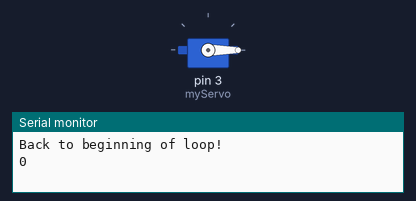
The sketch below on a simulated Arduino Uno, built with avr-gcc and run on an emulated ATmega328P. Parts: servo, the last lines printed to the serial monitor.

Above: at 0.05 s.
At 1.95 s:
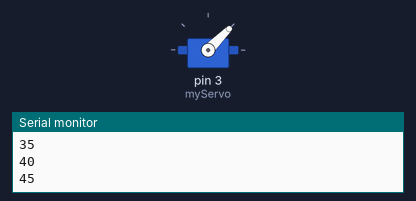
At 3.85 s:
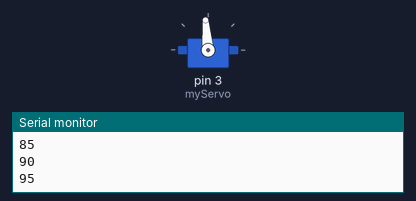
At 7.65 s:
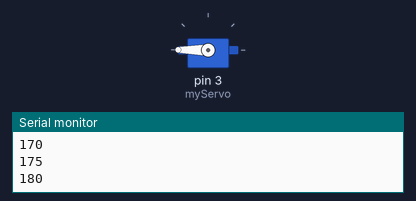
Timing chart, 0 to 10.0 s (numbered marks = the images above):
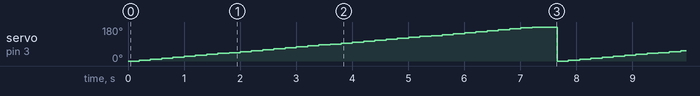

Measured:
- by itself, servo on pin 3 (myServo): ramps from 0° to 180° and jumps back, once every 7.7 s

The sketch:

servosweep.ino
```cpp
//To use servos, we include a library called servo.h
//This library contains commands we can use to control our servos

#include <Servo.h>

//We need to define a servo object/variable
//"Servo" is like the datatype, and myServo is the name I chose for it
Servo myServo;

//This code runs once
void setup() {
  myServo.attach(3); //We need to attach our servo to a pin. We chose pin 3 in our wiring diagram
  myServo.write(0);  //The .write command allows us to send a value (position) to the servo. Servos take values between (0-180) which represent different positions)

  Serial.begin(9600); //This starts our printer so we can print text
}

//This code runs in a forever loop
void loop() {
  Serial.println("Back to beginning of loop!"); //Print that we've gotten here in our code again

  //This is a for loop. In this for loop, we first set i = 0. We then say that we run the code below when i <= 180. Finally, each time we loop, we add 5 to i.
  //Learn more about them here https://www.w3schools.com/cpp/cpp_for_loop.asp
  for(int i=0; i<=180; i=i+5){
    Serial.println(i);//Print out the value of (i)
    myServo.write(i); //Tell the servo to move to position (i)
    delay(200);
  }
  delay(250);
}
 
```
